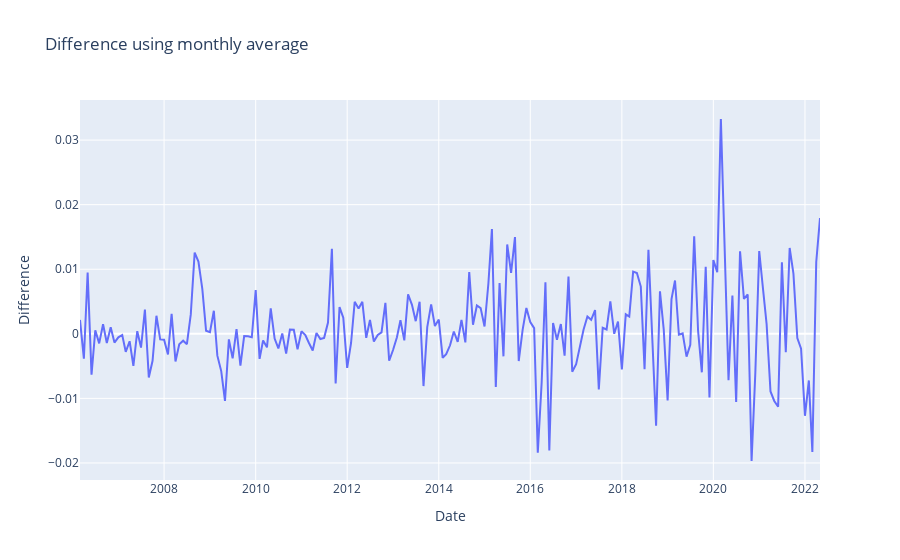

The code cell stored with this chart in its notebook:
### Code cell
mean_month = df.price.diff().groupby([df.index.year, df.index.month]).mean()
mean_month.index = [f'{mean_month.index[i][0]}-{mean_month.index[i][1]}' for i in range(len(mean_month))]

fig = go.Figure()

fig.add_trace(go.Scatter(x=mean_month.index, y=mean_month.values, mode='lines', name='Price'))
fig.update_layout(title='Difference using monthly average', xaxis_title='Date', yaxis_title='Difference')

### Figure 1 — Plotly figure (JSON) as saved in the notebook; plotly's stock layout.template omitted (floating-point values rounded to 4 significant figures; data arrays with more than 128 entries replaced by an {"elided": "..."} marker saying what was removed)
{"data": [{"mode": "lines", "name": "Price", "type": "scatter", "x": {"elided": "195 str values"}, "y": {"elided": "195 float values"}}], "layout": {"title": {"text": "Difference using monthly average"}, "xaxis": {"title": {"text": "Date"}}, "yaxis": {"title": {"text": "Difference"}}}}
